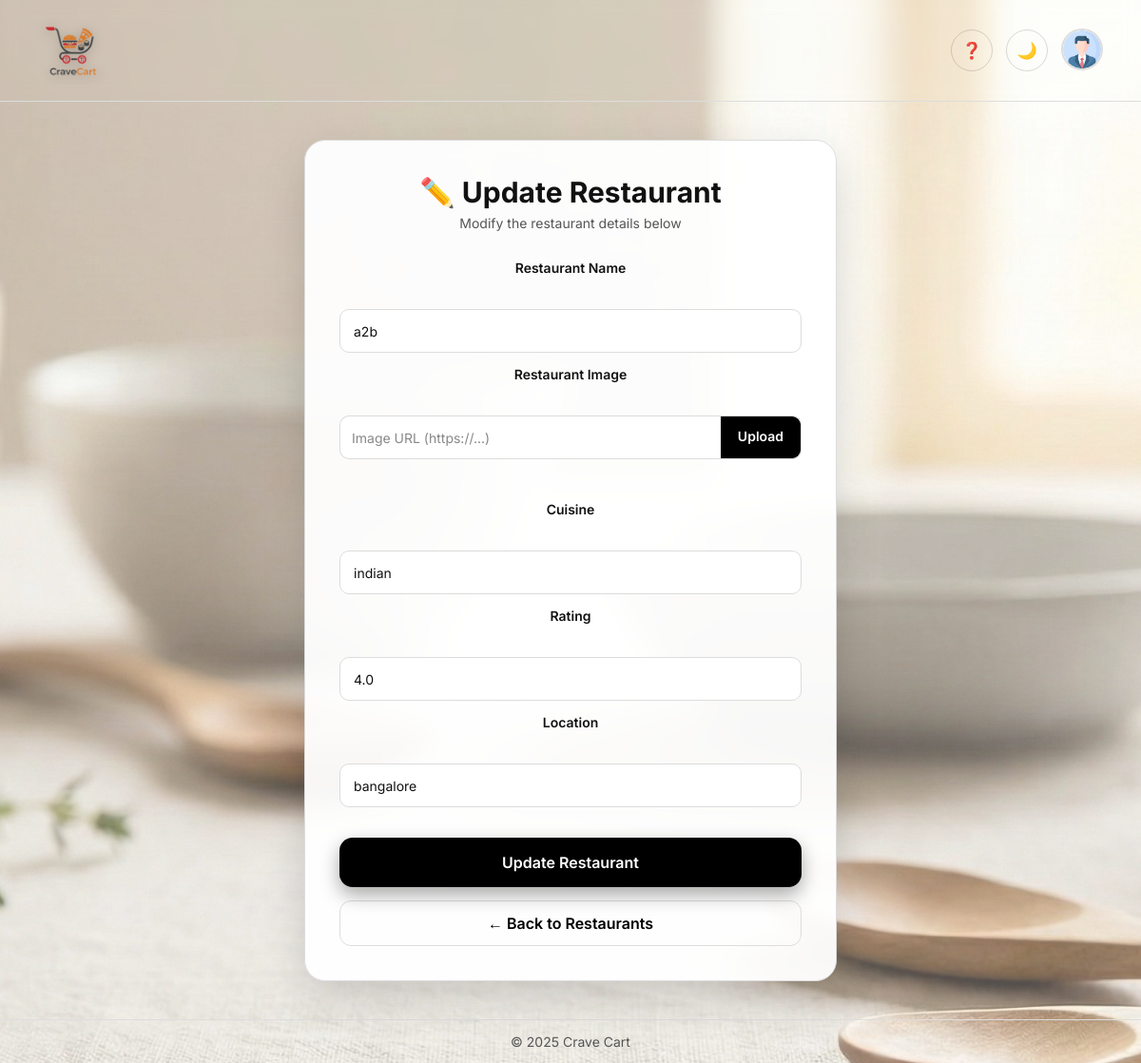
The app's page /open_update_restaurant/1 with its own data.
### delivery/models.py (models this page shows, shortened)
class Restaurant(models.Model):
    name = models.CharField(max_length=255)
    cuisine = models.CharField(max_length=255)
    rating = models.DecimalField(max_digits=3, decimal_places=1)
    location = models.CharField(max_length=255)
    picture = models.URLField(blank=True, null=True)
    picture_file = CloudinaryField("restaurant_image", blank=True, null=True)

### delivery/views.py (the view)
# urls.py: path('open_update_restaurant/<int:restaurant_id>', views.open_update_restaurant, name='open_update_restaurant'),
def open_update_restaurant(request, restaurant_id):
    restaurant = Restaurant.objects.get(id = restaurant_id)
    return render(request, 'update_restaurant.html', {"restaurant" : restaurant})

### delivery/context_processors.py (called while the page is built, shortened)
def cart_count_processor(request):
    cart_count = 0
    username = request.session.get("username")
    return {
        "cart_count": cart_count
    }

### delivery/templates/update_restaurant.html (shortened to what this page needs)
<!DOCTYPE html>
<html lang="en">
<head>
    {% load static %}
    <link rel="stylesheet" href="{% static 'css/custom_show_style.css' %}">
    <link rel="stylesheet" href="{% static 'css/update_restaurant.css' %}">
</head>
<body>
<div class="page">
    <header class="header">
        <div class="brand">
            <a href="{% url 'home' %}" class="logo-link">
                <img src="{% static 'images/logoo.png' %}" alt="Crave Cart Logo" class="logo">
            </a>
        </div>
        <div class="header-actions">
            <button class="icon-btn" title="Help">❓</button>
            <button class="icon-btn theme-btn" onclick="toggleTheme()" title="Toggle theme">
                <span id="themeIcon">🌙</span>
            </button>
            <div class="profile-menu">
                <button class="profile-avatar" onclick="toggleProfileMenu(event)">
                    <img src="{% static 'images/profile.png' %}" alt="Profile">
                </button>
            </div>
        </div>
    </header>
    <main class="content">
        <div class="auth-card">
            <h2>✏️ Update Restaurant</h2>
            <p class="auth-subtitle">
                Modify the restaurant details below
            </p>
            <form method="POST" action="{% url 'update_restaurant' restaurant.id %}" enctype="multipart/form-data">
                <label>Restaurant Name</label>
                <input type="text"
                       name="name"
                       value="{{ restaurant.name }}"
                       required>
                <label>Restaurant Image</label>
                <div class="image-combo">
                    <input type="text"
                        id="imageUrl"
                        name="picture"
                        placeholder="Image URL (https://...)">
                    <label class="upload-btn">
                        Upload
                    </label>
                </div>
                <label>Cuisine</label>
                <input type="text"
                       name="cuisine"
                       value="{{ restaurant.cuisine }}"
                       required>
                <label>Rating</label>
                <input type="number"
                       name="rating"
                       min="0"
                       max="5"
                       step="0.1"
                       value="{{ restaurant.rating }}"
                       required>
                <label>Location</label>
                <input type="text"
                       name="location"
                       value="{{ restaurant.location }}"
                       required>
                <button type="submit" class="btn primary full-width">
                    Update Restaurant
                </button>
            </form>
            <a href="{% url 'open_show_restaurants' %}"
               class="btn secondary full-width">
                ← Back to Restaurants
            </a>
        </div>
    </main>
    <footer class="footer">
        © 2025 Crave Cart
    </footer>
</div>
</body>
</html>

### delivery/static/css/custom_show_style.css (style rules this page uses)
:root { --bg-color: #fafafa; --text-color: #222; --muted-text: #666; --border-color: #e0e0e0; --bg: #ffffff; --text: #111111; --muted: #555; --primary: #000000; --border: #ddd; }
* { margin: 0; padding: 0; box-sizing: border-box; font-family: 'Inter', sans-serif; }
body { background: radial-gradient(circle at top, rgba(255, 255, 255, 0.30), rgba(255, 255, 255, 0.30)), url("../images/bg-light.jpg") center / cover no-repeat; background-attachment: fixed; color: var(--text); transition: background 0.3s ease, color 0.3s ease; }
.page { min-height: 100vh; display: flex; flex-direction: column; }
.header { display: flex; justify-content: space-between; align-items: center; border-bottom: 1px solid var(--border); backdrop-filter: blur(8px); padding: 18px 40px; position: relative; z-index: 4000; overflow: visible; }
.logo-link { display: flex; align-items: center; text-decoration: none; }
.logo { filter: none; border-radius: 10px; padding: 6px; background: rgba(255, 255, 255, 0.05); height: 70px; width: auto; object-fit: contain; background: transparent; filter: drop-shadow(0 2px 6px rgba(0, 0, 0, 0.25)); transition: transform 0.2s ease, filter 0.2s ease; }
.header-actions { display: flex; align-items: center; gap: 14px; }
.icon-btn { font-size: 17px; backdrop-filter: blur(6px); transition: background 0.2s ease, transform 0.15s ease; width: 44px; height: 44px; border-radius: 50%; border: 1px solid rgba(0,0,0,0.15); background: transparent; display: flex; align-items: center; justify-content: center; padding: 0; cursor: pointer; position: relative; }
.profile-menu { position: relative; }
.profile-avatar { width: 44px; height: 44px; border-radius: 50%; border: 2px solid var(--border); background: none; padding: 0; cursor: pointer; overflow: hidden; }
.profile-avatar img { width: 100%; height: 100%; object-fit: cover; transition: transform 0.2s ease; }
.content { flex: 1; display: flex; flex-direction: column; justify-content: center; align-items: center; text-align: center; padding: 40px; animation: fadeUp 0.6s ease; position: relative; z-index: 1; }
.auth-card { border-radius: 16px; width: 100%; max-width: 460px; padding: 36px; border-radius: 18px; background: rgba(255, 255, 255, 0.88); border: 1px solid var(--border); backdrop-filter: blur(10px); text-align: center; animation: fadeUp 0.5s ease; }
.auth-card h2 { font-size: 28px; margin-bottom: 6px; }
.auth-subtitle { font-size: 15px; color: var(--muted); margin-bottom: 26px; }
.btn { display: inline-block; height: 46px; border-radius: 10px; border: none; font-size: 16px; cursor: pointer; padding: 12px 26px; text-decoration: none; font-weight: 500; transition: transform 0.2s ease, background 0.2s ease; }
.btn.primary { background: var(--primary); color: var(--bg); box-shadow: 0 8px 20px rgba(0,0,0,0.35); }
.btn.secondary { border: 1px solid var(--border); color: var(--text); }
.full-width { width: 100%; margin-top: 12px; }
.footer { text-align: center; padding: 14px; border-top: 1px solid var(--border); color: var(--muted); font-size: 14px; }
.brand { display: flex; align-items: center; }
.content p { color: var(--muted); margin-bottom: 30px; }
input { background: #1e1e1e; color: #fff; }
body::before, body::after, .page::before, .page::after, .header::before, .header::after { content: none !important; display: none !important; }

### records on screen
Restaurant: name "a2b", cuisine "indian", rating "4.0", location "bangalore"
